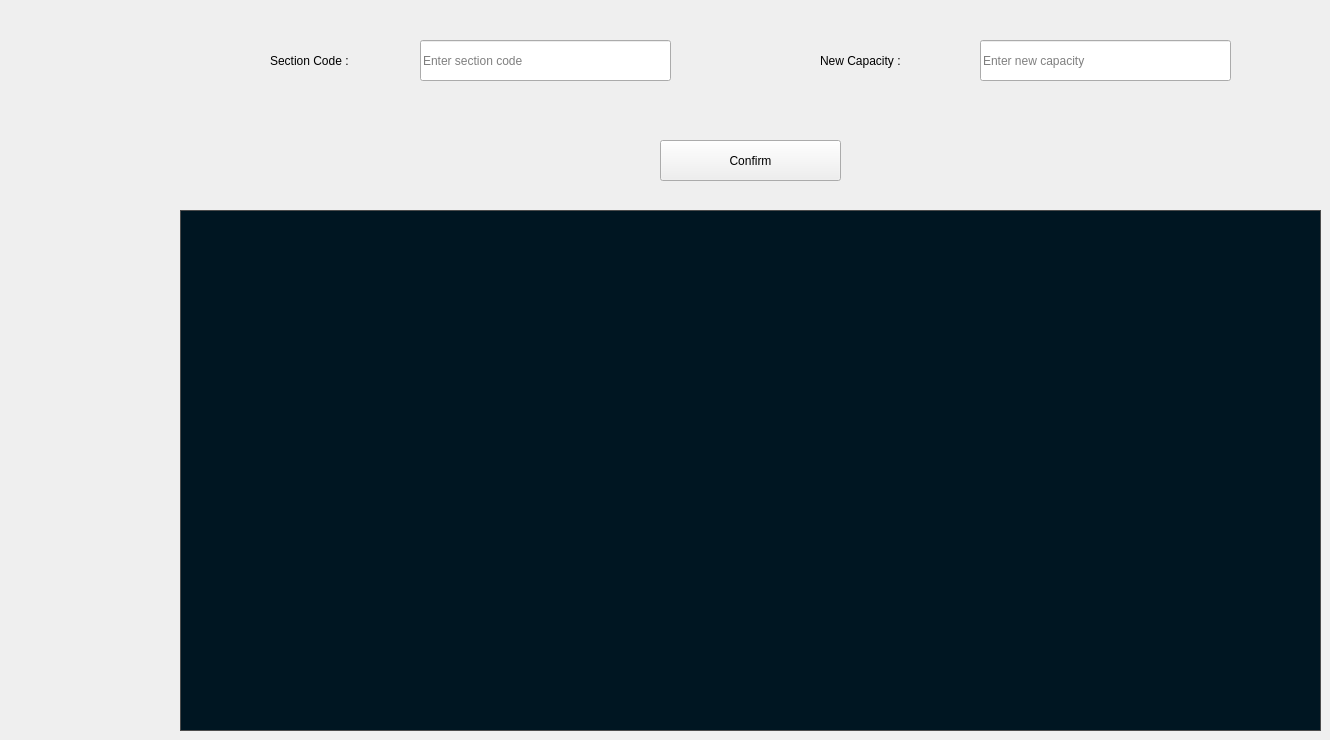
    <widget class="QWidget" name="tab_4">
     <attribute name="title">
      <string>Sections Capacites</string>
     </attribute>
     <widget class="QLabel" name="label_19">
      <property name="geometry">
       <rect>
        <x>270</x>
        <y>40</y>
        <width>141</width>
        <height>41</height>
       </rect>
      </property>
      <property name="styleSheet">
       <string notr="true">font: 75 16pt &quot;MS Shell Dlg 2&quot;;</string>
      </property>
      <property name="text">
       <string>Section Code : </string>
      </property>
     </widget>
     <widget class="QLineEdit" name="Tab3_Section_Code">
      <property name="geometry">
       <rect>
        <x>420</x>
        <y>40</y>
        <width>251</width>
        <height>41</height>
       </rect>
      </property>
      <property name="placeholderText">
       <string>Enter section code </string>
      </property>
     </widget>
     <widget class="QLabel" name="label_21">
      <property name="geometry">
       <rect>
        <x>820</x>
        <y>40</y>
        <width>161</width>
        <height>41</height>
       </rect>
      </property>
      <property name="styleSheet">
       <string notr="true">font: 75 16pt &quot;MS Shell Dlg 2&quot;;</string>
      </property>
      <property name="text">
       <string>New Capacity : </string>
      </property>
     </widget>
     <widget class="QLineEdit" name="Tab3_Capacity">
      <property name="geometry">
       <rect>
        <x>980</x>
        <y>40</y>
        <width>251</width>
        <height>41</height>
       </rect>
      </property>
      <property name="placeholderText">
       <string>Enter new capacity </string>
      </property>
     </widget>
     <widget class="QTableWidget" name="CapacityTable">
      <property name="geometry">
       <rect>
        <x>180</x>
        <y>210</y>
        <width>1141</width>
        <height>521</height>
       </rect>
      </property>
      <property name="styleSheet">
       <string notr="true">    
    QTableWidget {
        background-color: #001622;
        color: white;
        font-size: 14px;
        border: 1px solid #4c4c4c;
    }

    QHeaderView::section {
        background-color: #0b2e4a;
        color: white;
        padding: 5px;
        border: 1px solid #32414B;
        font-weight: bold;
    }

    QTableWidget::item:selected {
        background-color: #1e90ff;
        color: black;
    }</string>
      </property>
      <property name="verticalScrollBarPolicy">
       <enum>Qt::ScrollBarAlwaysOff</enum>
      </property>
      <property name="horizontalScrollBarPolicy">
       <enum>Qt::ScrollBarAlwaysOff</enum>
      </property>
      <property name="editTriggers">
       <set>QAbstractItemView::NoEditTriggers</set>
      </property>
      <property name="showGrid">
       <bool>false</bool>
      </property>
      <property name="cornerButtonEnabled">
       <bool>false</bool>
      </property>
     </widget>
     <widget class="QPushButton" name="Tab3_Confirm">
      <property name="geometry">
       <rect>
        <x>660</x>
        <y>140</y>
        <width>181</width>
        <height>41</height>
       </rect>
      </property>
      <property name="text">
       <string>Confirm</string>
      </property>
     </widget>
    </widget>
